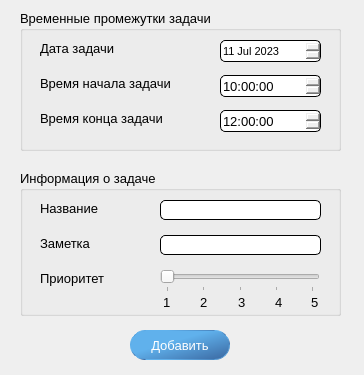
<?xml version="1.0" encoding="UTF-8"?>
<ui version="4.0">
 <class>tasks_adding</class>
 <widget class="QDialog" name="tasks_adding">
  <property name="geometry">
   <rect>
    <x>0</x>
    <y>0</y>
    <width>364</width>
    <height>375</height>
   </rect>
  </property>
  <property name="font">
   <font>
    <pointsize>10</pointsize>
   </font>
  </property>
  <property name="windowTitle">
   <string>PersoLife - добавление задач</string>
  </property>
  <property name="windowIcon">
   <iconset resource="meres.qrc">
    <normaloff>:/resours/resourses/icons/icons8-запись-48.png</normaloff>:/resours/resourses/icons/icons8-запись-48.png</iconset>
  </property>
  <property name="toolTip">
   <string>Окно добавления задач</string>
  </property>
  <widget class="QGroupBox" name="groupBox">
   <property name="geometry">
    <rect>
     <x>20</x>
     <y>10</y>
     <width>321</width>
     <height>141</height>
    </rect>
   </property>
   <property name="title">
    <string>Временные промежутки задачи</string>
   </property>
   <widget class="QDateEdit" name="dateEdit">
    <property name="geometry">
     <rect>
      <x>200</x>
      <y>30</y>
      <width>101</width>
      <height>22</height>
     </rect>
    </property>
    <property name="font">
     <font>
      <pointsize>8</pointsize>
     </font>
    </property>
    <property name="toolTip">
     <string>Выбор даты задачи</string>
    </property>
    <property name="styleSheet">
     <string notr="true">QDateEdit{
background: none;
border: 1px solid #000000;
border-radius: 5px;
}</string>
    </property>
    <property name="minimumDate">
     <date>
      <year>2023</year>
      <month>7</month>
      <day>11</day>
     </date>
    </property>
   </widget>
   <widget class="QTimeEdit" name="timeEdit_start">
    <property name="geometry">
     <rect>
      <x>200</x>
      <y>65</y>
      <width>101</width>
      <height>22</height>
     </rect>
    </property>
    <property name="toolTip">
     <string>Выбор времени начала задачи</string>
    </property>
    <property name="styleSheet">
     <string notr="true">QTimeEdit{
background: none;
border: 1px solid #000000;
border-radius: 5px;
}</string>
    </property>
    <property name="time">
     <time>
      <hour>10</hour>
      <minute>0</minute>
      <second>0</second>
     </time>
    </property>
   </widget>
   <widget class="QLabel" name="label">
    <property name="geometry">
     <rect>
      <x>20</x>
      <y>30</y>
      <width>111</width>
      <height>16</height>
     </rect>
    </property>
    <property name="text">
     <string>Дата задачи</string>
    </property>
   </widget>
   <widget class="QLabel" name="label_2">
    <property name="geometry">
     <rect>
      <x>20</x>
      <y>65</y>
      <width>132</width>
      <height>16</height>
     </rect>
    </property>
    <property name="text">
     <string>Время начала задачи</string>
    </property>
   </widget>
   <widget class="QLabel" name="label_3">
    <property name="geometry">
     <rect>
      <x>20</x>
      <y>100</y>
      <width>127</width>
      <height>16</height>
     </rect>
    </property>
    <property name="text">
     <string>Время конца задачи</string>
    </property>
   </widget>
   <widget class="QTimeEdit" name="timeEdit_end">
    <property name="geometry">
     <rect>
      <x>200</x>
      <y>100</y>
      <width>101</width>
      <height>22</height>
     </rect>
    </property>
    <property name="toolTip">
     <string>Выбор времени конца задачи</string>
    </property>
    <property name="styleSheet">
     <string notr="true">QTimeEdit{
background: none;
border: 1px solid #000000;
border-radius: 5px;
}</string>
    </property>
    <property name="time">
     <time>
      <hour>12</hour>
      <minute>0</minute>
      <second>0</second>
     </time>
    </property>
   </widget>
  </widget>
  <widget class="QGroupBox" name="groupBox_2">
   <property name="geometry">
    <rect>
     <x>20</x>
     <y>170</y>
     <width>321</width>
     <height>146</height>
    </rect>
   </property>
   <property name="title">
    <string>Информация о задаче</string>
   </property>
   <widget class="QLabel" name="label_4">
    <property name="geometry">
     <rect>
      <x>20</x>
      <y>30</y>
      <width>61</width>
      <height>16</height>
     </rect>
    </property>
    <property name="text">
     <string>Название</string>
    </property>
   </widget>
   <widget class="QLineEdit" name="name_edit">
    <property name="geometry">
     <rect>
      <x>140</x>
      <y>30</y>
      <width>161</width>
      <height>20</height>
     </rect>
    </property>
    <property name="toolTip">
     <string>Поле ввода названия задачи</string>
    </property>
    <property name="styleSheet">
     <string notr="true">QLineEdit{
	background-color: none;
	background-color: rgb(255, 255, 255);
	border: 1px solid #000000;
	border-radius: 5px;
}
QLineEdit::disabled{
	background-color: rgb(240, 240, 240);
	border: 1px solid #cccccc
}</string>
    </property>
   </widget>
   <widget class="QLabel" name="label_5">
    <property name="geometry">
     <rect>
      <x>20</x>
      <y>100</y>
      <width>111</width>
      <height>16</height>
     </rect>
    </property>
    <property name="text">
     <string>Приоритет</string>
    </property>
   </widget>
   <widget class="QSlider" name="during_slider">
    <property name="geometry">
     <rect>
      <x>140</x>
      <y>100</y>
      <width>160</width>
      <height>22</height>
     </rect>
    </property>
    <property name="cursor">
     <cursorShape>ClosedHandCursor</cursorShape>
    </property>
    <property name="toolTip">
     <string>Слайдер выбора приоритета задачи</string>
    </property>
    <property name="minimum">
     <number>1</number>
    </property>
    <property name="maximum">
     <number>5</number>
    </property>
    <property name="orientation">
     <enum>Qt::Horizontal</enum>
    </property>
    <property name="invertedAppearance">
     <bool>false</bool>
    </property>
    <property name="invertedControls">
     <bool>false</bool>
    </property>
    <property name="tickPosition">
     <enum>QSlider::TicksBelow</enum>
    </property>
    <property name="tickInterval">
     <number>1</number>
    </property>
   </widget>
   <widget class="QLabel" name="label_6">
    <property name="geometry">
     <rect>
      <x>20</x>
      <y>65</y>
      <width>61</width>
      <height>16</height>
     </rect>
    </property>
    <property name="text">
     <string>Заметка</string>
    </property>
   </widget>
   <widget class="QLineEdit" name="note_edit">
    <property name="geometry">
     <rect>
      <x>140</x>
      <y>65</y>
      <width>161</width>
      <height>20</height>
     </rect>
    </property>
    <property name="toolTip">
     <string>Поле ввода заметки задачи</string>
    </property>
    <property name="styleSheet">
     <string notr="true">QLineEdit{
	background-color: none;
	background-color: rgb(255, 255, 255);
	border: 1px solid #000000;
	border-radius: 5px;
}
QLineEdit::disabled{
	background-color: rgb(240, 240, 240);
	border: 1px solid #cccccc
}</string>
    </property>
   </widget>
   <widget class="QLabel" name="label_7">
    <property name="geometry">
     <rect>
      <x>143</x>
      <y>124</y>
      <width>16</width>
      <height>16</height>
     </rect>
    </property>
    <property name="text">
     <string>1</string>
    </property>
   </widget>
   <widget class="QLabel" name="label_8">
    <property name="geometry">
     <rect>
      <x>180</x>
      <y>124</y>
      <width>16</width>
      <height>16</height>
     </rect>
    </property>
    <property name="text">
     <string>2</string>
    </property>
   </widget>
   <widget class="QLabel" name="label_9">
    <property name="geometry">
     <rect>
      <x>218</x>
      <y>124</y>
      <width>16</width>
      <height>16</height>
     </rect>
    </property>
    <property name="text">
     <string>3</string>
    </property>
   </widget>
   <widget class="QLabel" name="label_10">
    <property name="geometry">
     <rect>
      <x>255</x>
      <y>124</y>
      <width>16</width>
      <height>16</height>
     </rect>
    </property>
    <property name="text">
     <string>4</string>
    </property>
   </widget>
   <widget class="QLabel" name="label_11">
    <property name="geometry">
     <rect>
      <x>291</x>
      <y>124</y>
      <width>16</width>
      <height>16</height>
     </rect>
    </property>
    <property name="text">
     <string>5</string>
    </property>
   </widget>
  </widget>
  <widget class="QPushButton" name="pushButton">
   <property name="geometry">
    <rect>
     <x>130</x>
     <y>330</y>
     <width>100</width>
     <height>30</height>
    </rect>
   </property>
   <property name="font">
    <font>
     <pointsize>10</pointsize>
    </font>
   </property>
   <property name="cursor">
    <cursorShape>PointingHandCursor</cursorShape>
   </property>
   <property name="toolTip">
    <string>Кнопка добавления задачи</string>
   </property>
   <property name="styleSheet">
    <string notr="true">QPushButton{
               background: none;
               border: none;
               background-color: qlineargradient(spread:pad, x1:0.966, y1:1, x2:0.392, y2:0.420455, stop:0 rgba(59, 105, 162, 255), stop:1 rgba(96, 177, 236, 255));
               border: 1px solid #000000;
               border-color: qlineargradient(spread:pad, x1:0.966, y1:1, x2:0.392, y2:0.420455, stop:0 rgba(59, 105, 162, 255), stop:1 rgba(96, 177, 236, 255));
               border-radius:15px;
color:#fff;
           }
QPushButton::hover{
background: none;
		border: none;
	background-color: qlineargradient(spread:pad, x1:0.364, y1:0.420455, x2:1, y2:0.955, stop:0 rgba(90, 164, 255, 255), stop:0.664773 rgba(23, 79, 208, 255));
	border: 1px solid #000000;
	border-color: qlineargradient(spread:pad, x1:0.364, y1:0.420455, x2:1, y2:0.955, stop:0 rgba(90, 164, 255, 255), stop:0.664773 rgba(23, 79, 208, 255));
	border-radius:15px;
           }</string>
   </property>
   <property name="text">
    <string>Добавить</string>
   </property>
  </widget>
 </widget>
 <resources>
  <include location="meres.qrc"/>
 </resources>
 <connections/>
</ui>
